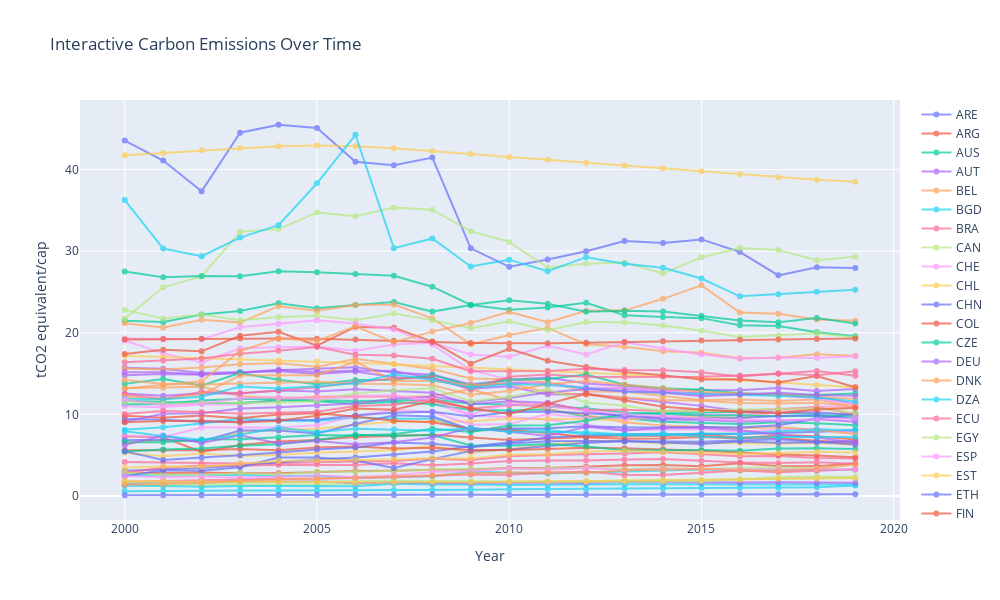

Notebook source saved alongside this figure:
### Markdown cell above
#### EDA

### Code cell
fig = go.Figure()

# add lines for each country
for code, sub in wid_0.groupby('CountryCode'):
    fig.add_trace(go.Scatter(
        x=sub['Year'], 
        y=sub['Value'],
        mode='lines+markers',
        name=code,
        opacity=0.7,
        hovertemplate=f'<b>{code}</b><br>' +
                     'Year: %{x}<br>' +
                     'Value: %{y:.2f}<extra></extra>'
    ))

fig.update_layout(
    title='Interactive Carbon Emissions Over Time',
    xaxis_title='Year',
    yaxis_title='tCO2 equivalent/cap',
    hovermode='closest',
    width=1000,
    height=600
)

fig.show()
